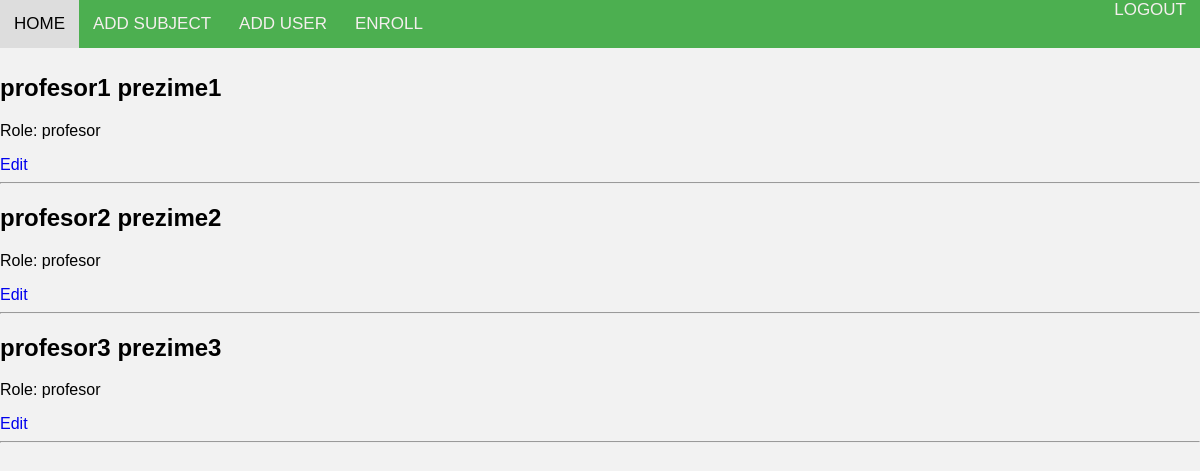
The page /professor_list/ (signed in) on the database its author committed.
### EnrollmentApp/models.py (models this page shows, shortened)
class Korisnici(AbstractUser):
    class RoleChoices(Enum):
        ADMINISTRATOR = 'administrator'
        PROFESOR = 'profesor'
        STUDENT = 'student'
    class StatusChoices(Enum):
        NONE = 'none'
        REDOVAN = 'redovan'
        IZVANREDAN = 'izvanredan'
    role = models.CharField(max_length=20, choices=[(role.value, role.name) for role in RoleChoices])
    status = models.CharField(max_length=20, choices=[(status.value, status.name) for status in StatusChoices])
    user_permissions = models.ManyToManyField(
        Permission,
        verbose_name='user permissions',
        blank=True,
        related_name='korisnici_set'
    )
    groups = models.ManyToManyField(
        'auth.Group',
        verbose_name='groups',
        blank=True,
        related_name='korisnici_set'
    )
    @classmethod
    def get_professors(cls):
        return cls.objects.filter(role=cls.RoleChoices.PROFESOR.value)

### EnrollmentApp/views.py (the view)
# urls.py: path('professor_list/', professor_list, name='professor_list'),
@login_required
@user_passes_test(check_admin)
def professor_list(request):
    professors = Korisnici.get_professors()
    return render(request, 'professor_list.html', {'professors': professors})

### EnrollmentApp/views.py (called while the page is built)
def check_admin(user):
    return user.role == 'administrator'

### EnrollmentApp/templates/professor_list.html (shortened to what this page needs)
{% load static %}
<!DOCTYPE html>
<html>
<head>
    <link rel="stylesheet" type="text/css" href="{% static 'css/style.css' %}">
</head>
<body>
    <nav>
        <div class="nav-left">
            <a href="{% url 'success' %}">HOME</a>
            <a href="{% url 'add_subject' %}">ADD SUBJECT</a>
            <a href="{% url 'add_user' %}">ADD USER</a>
            <a href="{% url 'create_enrollment' %}"> ENROLL</a>
        </div>
        <div class="nav-right">
            <a href="{% url 'logout' %}" class="logout">LOGOUT</a>
        </div>
    </nav>
    <br>
    <br>
    <br>
    {% for professor in professors %}
    <div class="student-info">
        <h2>{{ professor.first_name }} {{ professor.last_name }}</h2>
        <p>Role: {{ professor.role }}</p>
        <a href="{% url 'edit_professor' professor.id %}" class="list" >Edit  </a>
    </div>
    <hr>
    {% endfor %}
</body>
</html>

### static/css/style.css (style rules this page uses)
body { font-family: Arial, sans-serif; background-color: #f2f2f2; margin: 0px; padding: 0px; }
nav { position: fixed; overflow: hidden; top: 0; width: 100%; display: flex; flex-wrap: wrap; background-color: #4caf50; color: rgb(245, 239, 238); z-index: 100; }
.nav-left { display: flex; }
.nav-right { margin-left: auto; }
nav a { text-align: center; padding: 14px; text-decoration: none; font-size: 17px; overflow: hidden; color: rgb(245, 239, 238); }
.list { text-decoration: none; }

### rows shown on the page
Korisnici: first_name "profesor1", last_name "prezime1", role "profesor"
Korisnici: first_name "profesor2", last_name "prezime2", role "profesor"
Korisnici: first_name "profesor3", last_name "prezime3", role "profesor"
